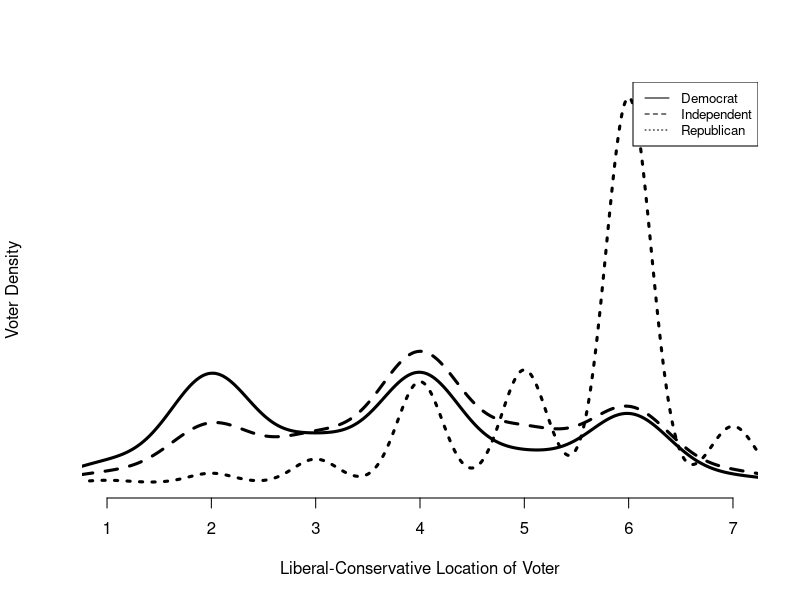
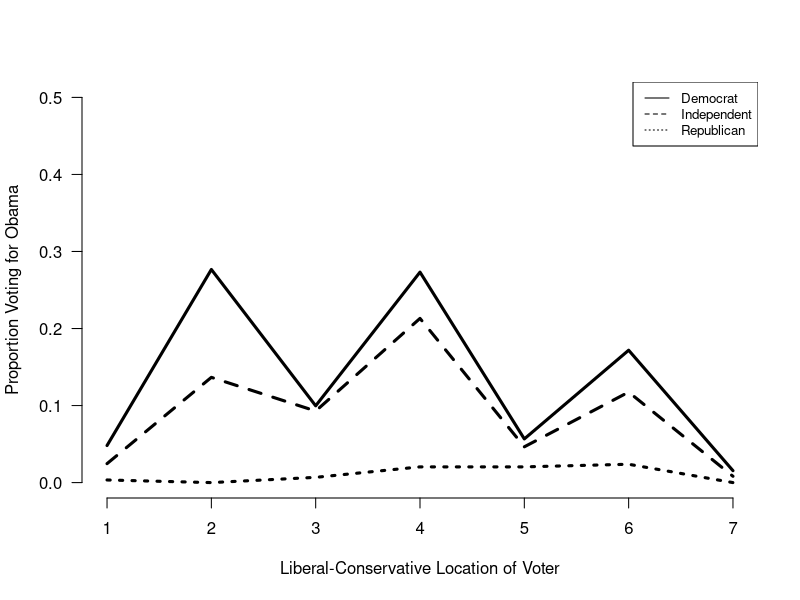
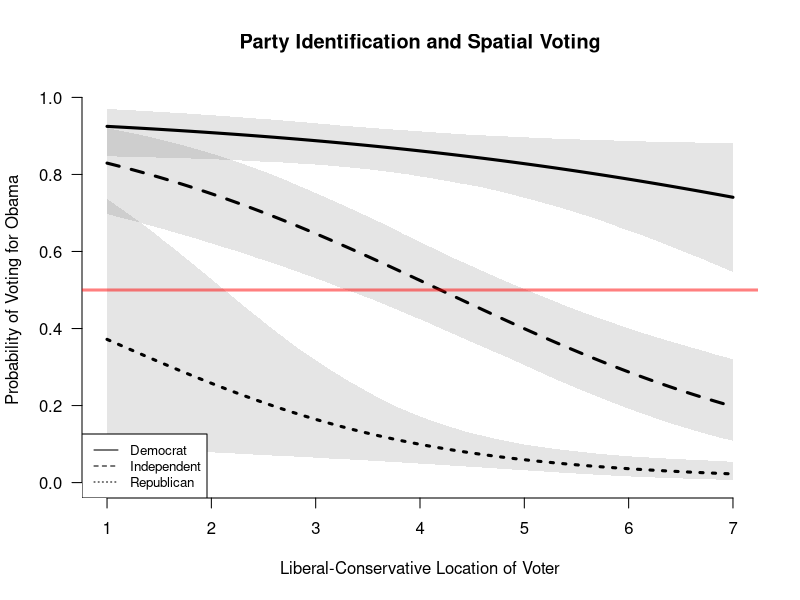
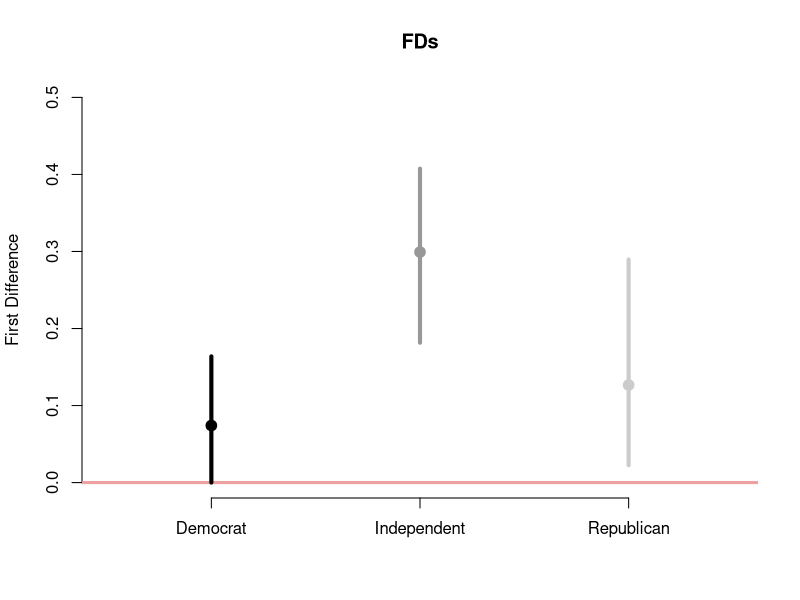

Source code (R) for these figures, in order: (Note: this script raises an error after producing the figures.)
## ---- chunk 1
# The first line sets an option for the final document that can be produced from
# the .Rmd file. Don't worry about it.
knitr::opts_chunk$set(echo = TRUE)

# The next bit is quite powerful and useful. 
# First you define which packages you need for your analysis and assign it to 
# the p_needed object. 
p_needed <-
  c("foreign", "viridis", "MASS", "optimx", 
    "separationplot", "knitr",
    "stargazer")

# Now you check which packages are already installed on your computer.
# The function installed.packages() returns a vector with all the installed 
# packages.
packages <- rownames(installed.packages())
# Then you check which of the packages you need are not installed on your 
# computer yet. Essentially you compare the vector p_needed with the vector
# packages. The result of this comparison is assigned to p_to_install.
p_to_install <- p_needed[!(p_needed %in% packages)]
# If at least one element is in p_to_install you then install those missing
# packages.
if (length(p_to_install) > 0) {
  install.packages(p_to_install)
}
# Now that all packages are installed on the computer, you can load them for
# this project. Additionally the expression returns whether the packages were
# successfully loaded.
sapply(p_needed, require, character.only = TRUE)

# This is an option for stargazer tables
# It automatically adapts the output to html or latex,
# depending on whether we want a html or pdf file
stargazer_opt <- ifelse(knitr::is_latex_output(), "latex", "html")

rm(list=ls())

set.seed(21122020)
## ---- chunk 2
data <- read.dta("data/anes08_data_essay.dta")

vars <- c(1,3,8:15)

df <- data[complete.cases(data[ ,vars]),]


independents_hi <-
  df[which(df$party_id == "Independent" & df$pol_knowledge == 1), ]

mode <- function(x) {
  ux <- unique(x)
  ux[which.max(tabulate(match(x, ux)))]
}
## ---- chunk 3

a <- density(df$lib_con_self[which(df$party_id == "Democrat")])
b <- density(df$lib_con_self[which(df$party_id == "Independent")])
c <- density(df$lib_con_self[which(df$party_id == "Republican")])

plot(a$x,
     a$y,
     xlab = "Liberal-Conservative Location of Voter",
     ylab = "Voter Density",
     ylim = c(min(c$y), max(c$y)),
     xlim = c(1, 7),
     col = "black",
     type = "l",
     lty = 1,
     lwd = 3,
     bty = "n",
     yaxt = "n"
     )

lines(b$x, b$y, col = "black", lty = 2, lwd = 3)

lines(c$x, c$y, col = "black", lty = 3, lwd = 3)

legend(
  "topright",
  legend = c("Democrat", "Independent", "Republican"),
  col = "black",
  lty = 1:3,
  cex = 0.8
)

## ---- chunk 4

props_dem <- as.data.frame(prop.table(table(df$lib_con_self[which(df$party_id=="Democrat")], df$obama[which(df$party_id=="Democrat")])))
props_dem <- props_dem[which(props_dem$Var2==1),]

props_ind <- as.data.frame(prop.table(table(df$lib_con_self[which(df$party_id=="Independent")], df$obama[which(df$party_id=="Independent")])))
props_ind <- props_ind[which(props_ind$Var2==1),]

props_rep <- as.data.frame(prop.table(table(df$lib_con_self[which(df$party_id=="Republican")], df$obama[which(df$party_id=="Republican")])))
props_rep <- props_rep[which(props_rep$Var2==1),]


plot(
  c(1,7),
  ylim = c(0, 0.5),
  xlim = c(1, 7),
  type = "n",
  ylab = "Proportion Voting for Obama",
  xlab = "Liberal-Conservative Location of Voter",
  bty = "n",
  las = 1
)


lines(props_dem$Var1,
     props_dem$Freq, col = "black", lty = 1, lwd = 3)

lines(props_ind$Var1,
     props_ind$Freq, col = "black", lty = 2, lwd = 3)

lines(props_rep$Var1,
     props_rep$Freq, col = "black", lty = 3, lwd = 3)

legend(
  "topright",
  legend = c("Democrat", "Independent", "Republican"),
  col = "black",
  lty = 1:3,
  cex = 0.8
)


## ---- chunk 5
m1 <-
  glm(
    obama ~ lib_con_self * party_id + race + male + age + relig_denomination + above_median_inc + college_degree,
    data = df,
    family = binomial(link = logit)
  )
summary(m1)


# 1. get the coefficients
beta_hat <- coef(m1)

# 2. Get the variance-covariance matrix
V_hat <- vcov(m1)

# 3. Set up a multivariate normal distribution N(beta_hat, V_hat)
# 4. Draw from the distribution nsim times
nsim <- 10000
S <- mvrnorm(n = nsim, 
             mu = beta_hat, 
             Sigma = V_hat)
head(S)

# we simulate over a sequence of x-values
lr_seq <- seq(min(df$lib_con_self, na.rm=T), max(df$lib_con_self, na.rm=T), length.out = 100)

# lr_seq <- seq(1,7,length.out = 7)
# What about the other covariates? Following average case practice, we take the 
# mode for dummy variables and rounding to the nearest whole number for categorical variables:



# Democrats 
scenario_dem <- cbind(1, # Intercept
                  lr_seq, # LR Scale
                  0, # Party ID = Independent
                  0, # Party ID = Republican
                  0, # Race = Black
                  0, # Race = Other/Mixed
                  0, # Gender = Male
                  mean(df$age, na.rm=T), # Age
                  1, # Religion = Protestant
                  0, # Religion = Catholic
                  0, # Religion = Other
                  0, # Above Median Income
                  0, # College Degree
                  0, # LR Scale*Independent
                  0  # LR Scale*Republican
                  )

Xbeta_dem <- S %*% t(scenario_dem)

p_sim_dem <- (exp(Xbeta_dem))/ (1 + exp(Xbeta_dem))

p_mean_dem <- apply(p_sim_dem, 2, mean)
p_qu_dem <- t(apply(p_sim_dem, 2, quantile, prob = c(0.025, 0.975)))

# Independents 
scenario_ind <- cbind(1, # Intercept
                  lr_seq, # LR Scale
                  1, # Party ID = Independent
                  0, # Party ID = Republican
                  0, # Race = Black
                  0, # Race = Other/Mixed
                  0, # Gender = Male
                  mean(df$age, na.rm=T), # Age
                  1, # Religion = Protestant
                  0, # Religion = Catholic
                  0, # Religion = Other
                  0, # Above Median Income
                  0, # College Degree
                  lr_seq*1, # LR Scale*Independent
                  0  # LR Scale*Republican
                  )

Xbeta_ind <- S %*% t(scenario_ind)

p_sim_ind <- (exp(Xbeta_ind))/ (1 + exp(Xbeta_ind))

p_mean_ind <- apply(p_sim_ind, 2, mean)
p_qu_ind <- t(apply(p_sim_ind, 2, quantile, prob = c(0.025, 0.975)))

# Republicans 
scenario_rep <- cbind(1, # Intercept
                  lr_seq, # LR Scale
                  0, # Party ID = Independent
                  1, # Party ID = Republican
                  0, # Race = Black
                  0, # Race = Other/Mixed
                  0, # Gender = Male
                  mean(df$age, na.rm=T), # Age
                  1, # Religion = Protestant
                  0, # Religion = Catholic
                  0, # Religion = Other
                  0, # Above Median Income
                  0, # College Degree
                  0, # LR Scale*Independent
                  lr_seq*1  # LR Scale*Republican
                  )

Xbeta_rep <- S %*% t(scenario_rep)

p_sim_rep <- (exp(Xbeta_rep))/ (1 + exp(Xbeta_rep))

p_mean_rep <- apply(p_sim_rep, 2, mean)
p_qu_rep <- t(apply(p_sim_rep, 2, quantile, prob = c(0.025, 0.975)))


## ---- chunk 6

plot(
  x = lr_seq,
  y = p_mean_dem,
  ylim = c(0, 1),
  type = "n",
  main = "Party Identification and Spatial Voting",
  ylab = "Probability of Voting for Obama",
  xlab = "Liberal-Conservative Location of Voter",
  bty = "n",
  las = 1
)

# Democrats

# plot uncertainty with a polygon
polygon(x = c(rev(lr_seq), lr_seq),
        y = c(rev(p_qu_dem[,2]), p_qu_dem[,1]),
        col = adjustcolor("black", alpha = 0.1),
        border = NA)

# and a line
lines(x = lr_seq,
      y = p_mean_dem,
      lwd = 3,
      lty = 1)

# Independents

# plot uncertainty with a polygon
polygon(x = c(rev(lr_seq), lr_seq),
        y = c(rev(p_qu_ind[,2]), p_qu_ind[,1]),
        col = adjustcolor("black", alpha = 0.1),
        border = NA)

# and a line
lines(x = lr_seq,
      y = p_mean_ind,
      lwd = 3,
      lty = 2)


# Republicans

# plot uncertainty with a polygon
polygon(x = c(rev(lr_seq), lr_seq),
        y = c(rev(p_qu_rep[,2]), p_qu_rep[,1]),
        col = adjustcolor("black", alpha = 0.1),
        border = NA)

# and a line
lines(x = lr_seq,
      y = p_mean_rep,
      lwd = 3,
      lty = 3)


legend(
  "bottomleft",
  legend = c("Democrat", "Independent", "Republican"),
  col = c("black", "black", "black"),
  lty = 1:3,
  cex = 0.8,
  pt.lwd = 2
)

abline(h = 0.5, col = adjustcolor("red", alpha = 0.5), lty = 1, lwd = 3) 

## ---- chunk 7

obama_position <- 2.83
mccain_position <- 5.28

# Democrats

scenario_dem_1 <- cbind(1, # Intercept
                  obama_position, # LR Scale
                  0, # Party ID = Independent
                  0, # Party ID = Republican
                  0, # Race = Black
                  0, # Race = Other/Mixed
                  0, # Gender = Male
                  mean(df$age, na.rm=T), # Age
                  1, # Religion = Protestant
                  0, # Religion = Catholic
                  0, # Religion = Other
                  0, # Above Median Income
                  0, # College Degree
                  0, # LR Scale*Independent
                  0  # LR Scale*Republican
                  )


Xbeta_dem_1 <- S %*% t(scenario_dem_1)

p_sim_dem_1 <- (exp(Xbeta_dem_1))/ (1 + exp(Xbeta_dem_1))

p_mean_dem_1 <- apply(p_sim_dem_1, 2, mean)
p_qu_dem_1 <- t(apply(p_sim_dem_1, 2, quantile, prob = c(0.025, 0.975)))



scenario_dem_2 <- cbind(1, # Intercept
                  mccain_position, # LR Scale
                  0, # Party ID = Independent
                  0, # Party ID = Republican
                  0, # Race = Black
                  0, # Race = Other/Mixed
                  0, # Gender = Male
                  mean(df$age, na.rm=T), # Age
                  1, # Religion = Protestant
                  0, # Religion = Catholic
                  0, # Religion = Other
                  0, # Above Median Income
                  0, # College Degree
                  0, # LR Scale*Independent
                  0  # LR Scale*Republican
                  )

Xbeta_dem_2 <- S %*% t(scenario_dem_2)

p_sim_dem_2 <- (exp(Xbeta_dem_2))/ (1 + exp(Xbeta_dem_2))

p_mean_dem_2 <- apply(p_sim_dem_2, 2, mean)
p_qu_dem_2 <- t(apply(p_sim_dem_2, 2, quantile, prob = c(0.025, 0.975)))


fd_dem <- p_sim_dem_1 - p_sim_dem_2
fd_mean_dem <- apply(fd_dem, 2, mean)
fd_qu_dem <- t(apply(fd_dem, 2, quantile, prob = c(0.025, 0.975)))

# Independents

scenario_ind_1 <- cbind(1, # Intercept
                  obama_position, # LR Scale
                  1, # Party ID = Independent
                  0, # Party ID = Republican
                  0, # Race = Black
                  0, # Race = Other/Mixed
                  0, # Gender = Male
                  mean(df$age, na.rm=T), # Age
                  1, # Religion = Protestant
                  0, # Religion = Catholic
                  0, # Religion = Other
                  0, # Above Median Income
                  0, # College Degree
                  obama_position*1, # LR Scale*Independent
                  0  # LR Scale*Republican
                  )

Xbeta_ind_1 <- S %*% t(scenario_ind_1)

p_sim_ind_1 <- (exp(Xbeta_ind_1))/ (1 + exp(Xbeta_ind_1))

p_mean_ind_1 <- apply(p_sim_ind_1, 2, mean)
p_qu_ind_1 <- t(apply(p_sim_ind_1, 2, quantile, prob = c(0.025, 0.975)))




scenario_ind_2 <- cbind(1, # Intercept
                  mccain_position, # LR Scale
                  1, # Party ID = Independent
                  0, # Party ID = Republican
                  0, # Race = Black
                  0, # Race = Other/Mixed
                  0, # Gender = Male
                  mean(df$age, na.rm=T), # Age
                  1, # Religion = Protestant
                  0, # Religion = Catholic
                  0, # Religion = Other
                  0, # Above Median Income
                  0, # College Degree
                  mccain_position*1, # LR Scale*Independent
                  0  # LR Scale*Republican
                  )

Xbeta_ind_2 <- S %*% t(scenario_ind_2)

p_sim_ind_2 <- (exp(Xbeta_ind_2))/ (1 + exp(Xbeta_ind_2))

p_mean_ind_2 <- apply(p_sim_ind_2, 2, mean)
p_qu_ind_2 <- t(apply(p_sim_ind_2, 2, quantile, prob = c(0.025, 0.975)))

fd_ind <- p_sim_ind_1 - p_sim_ind_2
fd_mean_ind <- apply(fd_ind, 2, mean)
fd_qu_ind <- t(apply(fd_ind, 2, quantile, prob = c(0.025, 0.975)))


# Republicans

scenario_rep_1 <- cbind(1, # Intercept
                  obama_position, # LR Scale
                  0, # Party ID = Independent
                  1, # Party ID = Republican
                  0, # Race = Black
                  0, # Race = Other/Mixed
                  0, # Gender = Male
                  mean(df$age, na.rm=T), # Age
                  1, # Religion = Protestant
                  0, # Religion = Catholic
                  0, # Religion = Other
                  0, # Above Median Income
                  0, # College Degree
                  0, # LR Scale*Independent
                  obama_position*1  # LR Scale*Republican
                  )


Xbeta_rep_1 <- S %*% t(scenario_rep_1)

p_sim_rep_1 <- (exp(Xbeta_rep_1))/ (1 + exp(Xbeta_rep_1))

p_mean_rep_1 <- apply(p_sim_rep_1, 2, mean)
p_qu_rep_1 <- t(apply(p_sim_rep_1, 2, quantile, prob = c(0.025, 0.975)))


scenario_rep_2 <- cbind(1, # Intercept
                  mccain_position, # LR Scale
                  0, # Party ID = Independent
                  1, # Party ID = Republican
                  0, # Race = Black
                  0, # Race = Other/Mixed
                  0, # Gender = Male
                  mean(df$age, na.rm=T), # Age
                  1, # Religion = Protestant
                  0, # Religion = Catholic
                  0, # Religion = Other
                  0, # Above Median Income
                  0, # College Degree
                  0, # LR Scale*Independent
                  mccain_position*1  # LR Scale*Republican
                  )

Xbeta_rep_2 <- S %*% t(scenario_rep_2)

p_sim_rep_2 <- (exp(Xbeta_rep_2))/ (1 + exp(Xbeta_rep_2))

p_mean_rep_2 <- apply(p_sim_rep_2, 2, mean)
p_qu_rep_2 <- t(apply(p_sim_rep_2, 2, quantile, prob = c(0.025, 0.975)))

fd_rep <- p_sim_rep_1 - p_sim_rep_2
fd_mean_rep <- apply(fd_rep, 2, mean)
fd_qu_rep <- t(apply(fd_rep, 2, quantile, prob = c(0.025, 0.975)))

fds <- rbind(fd_mean_dem,fd_mean_ind, fd_mean_rep)
cis <- rbind(fd_qu_dem,fd_qu_ind, fd_qu_rep)


## ---- chunk 8


# Plot
plot(
  cis,
  xlim = c(0.5,3.5),
  ylim = c(0, 0.5),
  type = "n",
  xlab = "",
  xaxt = "n",
  ylab = "First Difference",
  bty = "n",
  main = "FDs"
)

axis(1, at=1:3, labels=c("Democrat", "Independent", "Republican"))

abline(h = 0, col = "#eea1a1", lty = 1, lwd = 3)

# Now we add the confidence intervals from our 100 regressions on different samples.
col <- c("black", "#989898", "#cccccc")

for (i in 1:3) {
  segments(i,cis[i, 1], i, cis[i, 2], col = col[i], lwd = 4)
  points(i,
         fds[i],
         pch = 19,
         cex = 1,
         lwd = 4,
         col = col[i])
}



## ---- chunk 9


m2 <-
  glm(obama ~ lib_con_self * party_id,
      data = df,
      family = binomial(link = logit))
summary(m2)


## ---- chunk 10

par(2,1)
separationplot(pred = m2$fitted, 
               actual = df$obama,
               line = TRUE,
               heading = "Separation Plot", 
               show.expected = T,
               col0 = "#cccccc",
               col1 = "#989898",
               lwd2 = 2,
               height = 2,
               newplot = F)

separationplot(pred = m1$fitted, 
               actual = df$obama,
               line = TRUE,
               heading = "Separation Plot", 
               show.expected = T,
               col0 = "#cccccc",
               col1 = "#989898",
               lwd2 = 2,
               height = 2,
               newplot = F)
## ---- chunk 11


m3 <-
  glm(
    obama ~ lib_con_self + race + male + age + relig_denomination + above_median_inc + college_degree,
    data = independents_hi,
    family = binomial(link = logit)
  )
summary(m3)



# 1. get the coefficients
beta_hat <- coef(m3)

# 2. Get the variance-covariance matrix
V_hat <- vcov(m3)

# 3. Set up a multivariate normal distribution N(beta_hat, V_hat)
# 4. Draw from the distribution nsim times
nsim <- 10000
S <- mvrnorm(n = nsim, 
             mu = beta_hat, 
             Sigma = V_hat)
head(S)

# we simulate over a sequence of x-values
lr_seq2 <- seq(1, 7, by = 0.001)

# lr_seq <- seq(1,7,length.out = 7)
# What about the other covariates? Following average case practice, we take the 
# mode for dummy variables and rounding to the nearest whole number for categorical variables:



# Scenario 
scenario_ind_hi <- cbind(1, # Intercept
                  lr_seq2, # LR Scale
                  0, # Race = Black
                  0, # Race = Other/Mixed
                  1, # Gender = Male
                  mean(independents_hi$age, na.rm=T), # Age
                  1, # Religion = Protestant
                  0, # Religion = Catholic
                  0, # Religion = Other
                  1, # Above Median Income
                  0 # College Degree
                  )

Xbeta_ind_hi <- S %*% t(scenario_ind_hi)

p_sim_ind_hi <- (exp(Xbeta_ind_hi))/ (1 + exp(Xbeta_ind_hi))

p_mean_ind_hi <- apply(p_sim_ind_hi, 2, mean)
p_qu_ind_hi <- t(apply(p_sim_ind_hi, 2, quantile, prob = c(0.025, 0.975)))

props_ind_hi <- as.data.frame(cbind(p_mean_ind_hi,lr_seq2))
props_ind_hi$dist <- abs(props_ind_hi$p_mean_ind_hi-0.5)
min_pos <- which.min(props_ind_hi$dist)
props_ind_hi[min_pos,2]


# Position=4 
scenario_ind_hi2 <- cbind(1, # Intercept
                  4, # LR Scale
                  0, # Race = Black
                  0, # Race = Other/Mixed
                  1, # Gender = Male
                  mean(independents_hi$age, na.rm=T), # Age
                  1, # Religion = Protestant
                  0, # Religion = Catholic
                  0, # Religion = Other
                  1, # Above Median Income
                  0 # College Degree
                  )

Xbeta_ind_hi2 <- S %*% t(scenario_ind_hi2)

p_sim_ind_hi2 <- (exp(Xbeta_ind_hi2))/ (1 + exp(Xbeta_ind_hi2))

p_mean_ind_hi2 <- apply(p_sim_ind_hi2, 2, mean)
p_qu_ind_hi2 <- t(apply(p_sim_ind_hi2, 2, quantile, prob = c(0.025, 0.975)))



# Prop = 0.5
scenario_ind_hi3 <- cbind(1, # Intercept
                  props_ind_hi[min_pos,2], # LR Scale
                  0, # Race = Black
                  0, # Race = Other/Mixed
                  1, # Gender = Male
                  mean(independents_hi$age, na.rm=T), # Age
                  1, # Religion = Protestant
                  0, # Religion = Catholic
                  0, # Religion = Other
                  1, # Above Median Income
                  0 # College Degree
                  )

Xbeta_ind_hi3 <- S %*% t(scenario_ind_hi3)

p_sim_ind_hi3 <- (exp(Xbeta_ind_hi3))/ (1 + exp(Xbeta_ind_hi3))

p_mean_ind_hi3 <- apply(p_sim_ind_hi3, 2, mean)
p_qu_ind_hi3 <- t(apply(p_sim_ind_hi3, 2, quantile, prob = c(0.025, 0.975)))


fd <- p_sim_ind_hi2 - p_sim_ind_hi3

# calculate means and quantiles
fd_mean <- apply(fd, 2, mean)
fd_qu <- t(apply(fd, 2, quantile, prob = c(0.025, 0.975)))



## ---- chunk 12

plot(
  x = lr_seq2,
  y = p_mean_ind_hi,
  ylim = c(0, 1),
  type = "n",
  main = "Party Identification and Spatial Voting",
  ylab = "Probability of Voting for Obama",
  xlab = "Liberal-Conservative Location of Voter",
  bty = "n",
  las = 1
)

# Democrats

# plot uncertainty with a polygon
polygon(x = c(rev(lr_seq2), lr_seq2),
        y = c(rev(p_qu_ind_hi[,2]), p_qu_ind_hi[,1]),
        col = adjustcolor("black", alpha = 0.2),
        border = NA)

# and a line
lines(x = lr_seq2,
      y = p_mean_ind_hi,
      lwd = 3,
      lty = 1)
## ---- chunk 13



# Scenario (Black)
scenario_ind_hi_r1 <- cbind(1, # Intercept
                  lr_seq2, # LR Scale
                  0, # Race = Black
                  1, # Race = Other/Mixed
                  1, # Gender = Male
                  mean(independents_hi$age, na.rm=T), # Age
                  1, # Religion = Protestant
                  0, # Religion = Catholic
                  0, # Religion = Other
                  1, # Above Median Income
                  0 # College Degree
                  )

Xbeta_ind_hi_r1 <- S %*% t(scenario_ind_hi_r1)

p_sim_ind_hi_r1 <- (exp(Xbeta_ind_hi_r1))/ (1 + exp(Xbeta_ind_hi_r1))

p_mean_ind_hi_r1 <- apply(p_sim_ind_hi_r1, 2, mean)
p_qu_ind_hi_r1 <- t(apply(p_sim_ind_hi_r1, 2, quantile, prob = c(0.025, 0.975)))

props_ind_hi_r1 <- as.data.frame(cbind(p_mean_ind_hi_r1,lr_seq2))
props_ind_hi_r1$dist <- abs(props_ind_hi_r1$p_mean_ind_hi_r1-0.5)
min_pos <- which.min(props_ind_hi_r1$dist)
props_ind_hi_r1[min_pos,2]


# Scenario 2 (Female)
scenario_ind_hi_r2 <- cbind(1, # Intercept
                  lr_seq2, # LR Scale
                  0, # Race = Black
                  0, # Race = Other/Mixed
                  0, # Gender = Male
                  mean(independents_hi$age, na.rm=T), # Age
                  1, # Religion = Protestant
                  0, # Religion = Catholic
                  0, # Religion = Other
                  1, # Above Median Income
                  0 # College Degree
                  )

Xbeta_ind_hi_r2 <- S %*% t(scenario_ind_hi_r2)

p_sim_ind_hi_r2 <- (exp(Xbeta_ind_hi_r2))/ (1 + exp(Xbeta_ind_hi_r2))

p_mean_ind_hi_r2 <- apply(p_sim_ind_hi_r2, 2, mean)
p_qu_ind_hi_r2 <- t(apply(p_sim_ind_hi_r2, 2, quantile, prob = c(0.025, 0.975)))

props_ind_hi_r2 <- as.data.frame(cbind(p_mean_ind_hi_r2,lr_seq2))
props_ind_hi_r2$dist <- abs(props_ind_hi_r2$p_mean_ind_hi_r2-0.5)
min_pos <- which.min(props_ind_hi_r2$dist)
props_ind_hi_r2[min_pos,2]


# Scenario 3 (Young)
scenario_ind_hi_r3 <- cbind(1, # Intercept
                  lr_seq2, # LR Scale
                  0, # Race = Black
                  0, # Race = Other/Mixed
                  1, # Gender = Male
                  quantile(independents_hi$age, na.rm=T, 0.25), # Age
                  1, # Religion = Protestant
                  0, # Religion = Catholic
                  0, # Religion = Other
                  1, # Above Median Income
                  0 # College Degree
                  )

Xbeta_ind_hi_r3 <- S %*% t(scenario_ind_hi_r3)

p_sim_ind_hi_r3 <- (exp(Xbeta_ind_hi_r3))/ (1 + exp(Xbeta_ind_hi_r3))

p_mean_ind_hi_r3 <- apply(p_sim_ind_hi_r3, 2, mean)
p_qu_ind_hi_r3 <- t(apply(p_sim_ind_hi_r3, 2, quantile, prob = c(0.025, 0.975)))

props_ind_hi_r3 <- as.data.frame(cbind(p_mean_ind_hi_r3,lr_seq2))
props_ind_hi_r3$dist <- abs(props_ind_hi_r3$p_mean_ind_hi_r3-0.5)
min_pos <- which.min(props_ind_hi_r3$dist)
props_ind_hi_r3[min_pos,2]



# Scenario 4 (No Religion)
scenario_ind_hi_r4 <- cbind(1, # Intercept
                  lr_seq2, # LR Scale
                  0, # Race = Black
                  0, # Race = Other/Mixed
                  1, # Gender = Male
                  mean(independents_hi$age, na.rm=T), # Age
                  0, # Religion = Protestant
                  0, # Religion = Catholic
                  0, # Religion = Other
                  1, # Above Median Income
                  0 # College Degree
                  )

Xbeta_ind_hi_r4 <- S %*% t(scenario_ind_hi_r4)

p_sim_ind_hi_r4 <- (exp(Xbeta_ind_hi_r4))/ (1 + exp(Xbeta_ind_hi_r4))

p_mean_ind_hi_r4 <- apply(p_sim_ind_hi_r4, 2, mean)
p_qu_ind_hi_r4 <- t(apply(p_sim_ind_hi_r4, 2, quantile, prob = c(0.025, 0.975)))

props_ind_hi_r4 <- as.data.frame(cbind(p_mean_ind_hi_r4,lr_seq2))
props_ind_hi_r4$dist <- abs(props_ind_hi_r4$p_mean_ind_hi_r4-0.5)
min_pos <- which.min(props_ind_hi_r4$dist)
props_ind_hi_r4[min_pos,2]



# Scenario (Low Income)
scenario_ind_hi_r5 <- cbind(1, # Intercept
                  lr_seq2, # LR Scale
                  0, # Race = Black
                  0, # Race = Other/Mixed
                  1, # Gender = Male
                  mean(independents_hi$age, na.rm=T), # Age
                  1, # Religion = Protestant
                  0, # Religion = Catholic
                  0, # Religion = Other
                  0, # Above Median Income
                  0 # College Degree
                  )

Xbeta_ind_hi_r5 <- S %*% t(scenario_ind_hi_r5)

p_sim_ind_hi_r5 <- (exp(Xbeta_ind_hi_r5))/ (1 + exp(Xbeta_ind_hi_r5))

p_mean_ind_hi_r5 <- apply(p_sim_ind_hi_r5, 2, mean)
p_qu_ind_hi_r5 <- t(apply(p_sim_ind_hi_r5, 2, quantile, prob = c(0.025, 0.975)))

props_ind_hi_r5 <- as.data.frame(cbind(p_mean_ind_hi_r5,lr_seq2))
props_ind_hi_r5$dist <- abs(props_ind_hi_r5$p_mean_ind_hi_r5-0.5)
min_pos <- which.min(props_ind_hi_r5$dist)
props_ind_hi_r5[min_pos,2]


# Scenario 6 (College Degree)
scenario_ind_hi_r6 <- cbind(1, # Intercept
                  lr_seq2, # LR Scale
                  0, # Race = Black
                  0, # Race = Other/Mixed
                  1, # Gender = Male
                  mean(independents_hi$age, na.rm=T), # Age
                  1, # Religion = Protestant
                  0, # Religion = Catholic
                  0, # Religion = Other
                  1, # Above Median Income
                  1 # College Degree
                  )

Xbeta_ind_hi_r6 <- S %*% t(scenario_ind_hi_r6)

p_sim_ind_hi_r6 <- (exp(Xbeta_ind_hi_r6))/ (1 + exp(Xbeta_ind_hi_r6))

p_mean_ind_hi_r6 <- apply(p_sim_ind_hi_r6, 2, mean)
p_qu_ind_hi_r6 <- t(apply(p_sim_ind_hi_r6, 2, quantile, prob = c(0.025, 0.975)))

props_ind_hi_r6 <- as.data.frame(cbind(p_mean_ind_hi_r6,lr_seq2))
props_ind_hi_r6$dist <- abs(props_ind_hi_r6$p_mean_ind_hi_r6-0.5)
min_pos <- which.min(props_ind_hi_r6$dist)
props_ind_hi_r6[min_pos,2]




## ---- chunk 14

plot(
  x = lr_seq2,
  y = p_mean_ind_hi,
  ylim = c(0, 1),
  type = "n",
  main = "Party Identification and Spatial Voting",
  ylab = "Probability of Voting for Obama",
  xlab = "Liberal-Conservative Location of Voter",
  bty = "n",
  las = 1
)


lines(x = lr_seq2,
      y = p_mean_ind_hi_r1,
      lwd = 3,
      lty = 1)

lines(x = lr_seq2,
      y = p_mean_ind_hi_r2,
      lwd = 3,
      lty = 2)

lines(x = lr_seq2,
      y = p_mean_ind_hi_r3,
      lwd = 3,
      lty = 3)

lines(x = lr_seq2,
      y = p_mean_ind_hi_r4,
      lwd = 3,
      lty = 4)

lines(x = lr_seq2,
      y = p_mean_ind_hi_r5,
      lwd = 3,
      lty = 5)

lines(x = lr_seq2,
      y = p_mean_ind_hi_r6,
      lwd = 3,
      lty = 6)
## ---- chunk 15


stargazer(
  m2,
  m1,
  m3,
  # You can also add more than just one model
  type = stargazer_opt,
  # Important to produce a nice table in the output document
  covariate.labels = c(
    "Left-Right",
    "Independent",
    "Republican",
    "Black/African-American",
    "Other/Mixed",
    "Male",
    "Age",
    "Protestant",
    "Catholic",
    "Other",
    "Above Median Income",
    "College Degree",
    "Left-Right $\\times$ Independent",
    "Left-Right $\\times$ Republican"
  ),
  dep.var.labels = c("Vote for Obama"),
  column.labels=c("Model 1\\\ (Base)", "Model 1\\\ (with controls)", "Model 2"),
  header = F,
  label = "tab:Models",
  title = "Logit equations predicting the vote"
)
## ---- chunk 16
# we simulate some data
# althoug we want to run this code, it should not appear in the write-up
# that's why we include 'include=FALSE' in the chunk options above

x <- runif(1000, 1, 4)
y <- runif(1000, 1, 4)

col <- round(x*y)
## ---- chunk 17

# we set a couple of options:

# echo=FALSE makes sure that we show the output of the chunk (but not the code)
# dpi=300 makes sure that the resolution of the plot is high enough
# fig.width=7 defines the relative with of the plot
# fig.height=7 defines the relative height of the plot
# out.width='75%' defines the total width of the plot
# fig.align='center' defines the alignment of the plot
# fig.cap='A colorful plot' generates a caption for the plot

plot(x = x,
     y = y,
     xlim = c(1, 4),
     ylim = c(1, 4),
     xaxt = "n",
     yaxt = "n",
     pch = 19,
     bty = "n",
     xlab = "",
     ylab = "",
     col = viridis(max(col), 0.5)[col])
## ---- chunk 18

# we set a couple of options:

# echo=FALSE makes sure that we show the output of the chunk (but not the code)
# dpi=300 makes sure that the resolution of the plot is high enough
# fig.width=7 defines the relative with of the plot
# fig.height=3.5 defines the relative height of the plot
# out.width='100%' defines the total width of the plot
# fig.align='center' defines the alignment of the plot
# fig.cap='Two colorful plots' generates a caption for the plot

# generate a 1 by 2 plot window
par(mfrow = c(1, 2),
    # we reduce the blank space around the plot 
    # (where axis labels and titles are usually plotted)
    mar = c(0, 0, 0, 0) + 0.1) 

plot(x = x,
     y = y,
     xlim = c(1, 4),
     ylim = c(1, 4),
     xaxt = "n",
     yaxt = "n",
     pch = 19,
     bty = "n",
     xlab = "",
     ylab = "",
     col = viridis(max(col), 0.5)[col])

plot(x = x,
     y = y,
     xlim = c(1, 4),
     ylim = c(1, 4),
     xaxt = "n",
     yaxt = "n",
     pch = 22,
     cex = 2,
     bty = "n",
     xlab = "",
     ylab = "",
     col = viridis(round(max(x)), 0.5)[round(x)])
## ---- chunk 19

# we set three options here:

# echo=FALSE makes sure that we show the output of the chunk (but not the code)
# message=FALSE hides all messages created in the code chunk
# warning=FALSE hides all warnings created in the code chunk
# results='asis' makes sure that the table gets printed nicely

# note that for this to work, you must define "stargazer_opt" in the setup chunk
# as we did in this file (see line 45).

linear_model <- lm(y ~ x)

stargazer(linear_model, # You can also add more than just one model
          type = stargazer_opt, # Important to produce a nice table in the output document
          covariate.labels = c("X"), # Make sure to have the labels in the right order
          dep.var.labels = c("Y"),
          header = F, # To surpress the stargazer comment
          label = "tab:regression", # If you produce pdf output you can even cross-reference your table in your text.
          title = "Regression Table")
